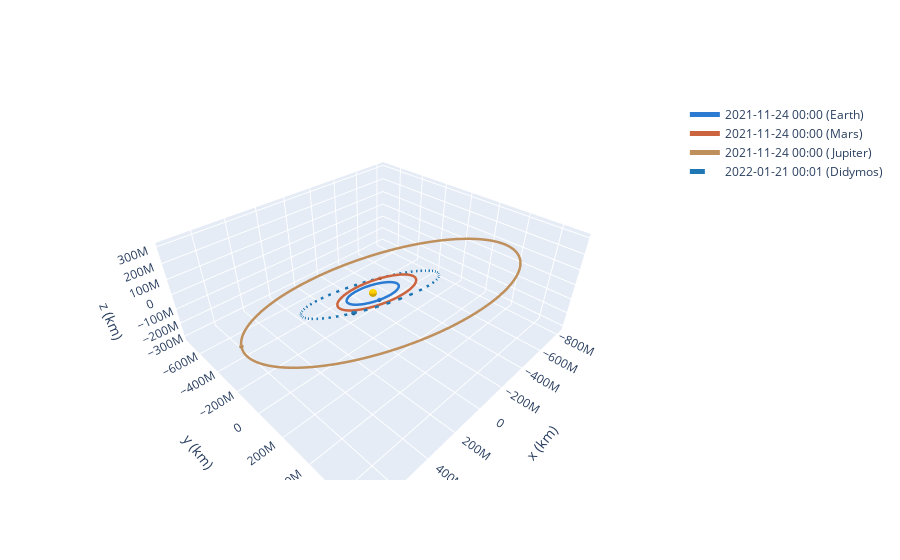

The notebook cell saved with this chart:
### Code cell
frame = OrbitPlotter3D()

#惑星を描写
frame.plot_body_orbit(Earth, EPOCH, label="Earth")
frame.plot_body_orbit(Mars, EPOCH,label="Mars")
frame.plot_body_orbit(Jupiter, EPOCH, label="Jupiter")
frame.plot(didymos_orbit, label="Didymos")

### Figure 1 — Plotly figure (JSON) as saved in the notebook; plotly's stock layout.template omitted (floating-point values rounded to 4 significant figures; data arrays with more than 128 entries replaced by an {"elided": "..."} marker saying what was removed)
{"data": [{"cauto": false, "cmax": 1, "cmin": 1, "colorscale": [[0, "#ffcc00"], [1, "#ffcc00"]], "name": "Sun", "showscale": false, "type": "surface", "x": {"elided": "20x20 float values"}, "y": {"elided": "20x20 float values"}, "z": {"elided": "20x20 float values"}}, {"line": {"color": "#2a7bd1", "dash": "solid", "width": 5}, "mode": "lines", "name": "2021-11-24 00:00 (Earth)", "type": "scatter3d", "x": {"elided": "150 float values"}, "y": {"elided": "150 float values"}, "z": {"elided": "150 float values"}}, {"cauto": false, "cmax": 1, "cmin": 1, "colorscale": [[0, "#2a7bd1"], [1, "#2a7bd1"]], "name": "2021-11-24 00:00 (Earth)", "showscale": false, "type": "surface", "x": {"elided": "20x20 float values"}, "y": {"elided": "20x20 float values"}, "z": {"elided": "20x20 float values"}}, {"cauto": false, "cmax": 1, "cmin": 1, "colorscale": [[0, "#ffcc00"], [1, "#ffcc00"]], "name": "Sun", "showscale": false, "type": "surface", "x": {"elided": "20x20 float values"}, "y": {"elided": "20x20 float values"}, "z": {"elided": "20x20 float values"}}, {"cauto": false, "cmax": 1, "cmin": 1, "colorscale": [[0, "#ffcc00"], [1, "#ffcc00"]], "name": "Sun", "showscale": false, "type": "surface", "x": {"elided": "20x20 float values"}, "y": {"elided": "20x20 float values"}, "z": {"elided": "20x20 float values"}}, {"line": {"color": "#cc653f", "dash": "solid", "width": 5}, "mode": "lines", "name": "2021-11-24 00:00 (Mars)", "type": "scatter3d", "x": {"elided": "150 float values"}, "y": {"elided": "150 float values"}, "z": {"elided": "150 float values"}}, {"cauto": false, "cmax": 1, "cmin": 1, "colorscale": [[0, "#cc653f"], [1, "#cc653f"]], "name": "2021-11-24 00:00 (Mars)", "showscale": false, "type": "surface", "x": {"elided": "20x20 float values"}, "y": {"elided": "20x20 float values"}, "z": {"elided": "20x20 float values"}}, {"cauto": false, "cmax": 1, "cmin": 1, "colorscale": [[0, "#ffcc00"], [1, "#ffcc00"]], "name": "Sun", "showscale": false, "type": "surface", "x": {"elided": "20x20 float values"}, "y": {"elided": "20x20 float values"}, "z": {"elided": "20x20 float values"}}, {"cauto": false, "cmax": 1, "cmin": 1, "colorscale": [[0, "#ffcc00"], [1, "#ffcc00"]], "name": "Sun", "showscale": false, "type": "surface", "x": {"elided": "20x20 float values"}, "y": {"elided": "20x20 float values"}, "z": {"elided": "20x20 float values"}}, {"line": {"color": "#bf8f5c", "dash": "solid", "width": 5}, "mode": "lines", "name": "2021-11-24 00:00 (Jupiter)", "type": "scatter3d", "x": {"elided": "150 float values"}, "y": {"elided": "150 float values"}, "z": {"elided": "150 float values"}}, {"cauto": false, "cmax": 1, "cmin": 1, "colorscale": [[0, "#bf8f5c"], [1, "#bf8f5c"]], "name": "2021-11-24 00:00 (Jupiter)", "showscale": false, "type": "surface", "x": {"elided": "20x20 float values"}, "y": {"elided": "20x20 float values"}, "z": {"elided": "20x20 float values"}}, {"cauto": false, "cmax": 1, "cmin": 1, "colorscale": [[0, "#ffcc00"], [1, "#ffcc00"]], "name": "Sun", "showscale": false, "type": "surface", "x": {"elided": "20x20 float values"}, "y": {"elided": "20x20 float values"}, "z": {"elided": "20x20 float values"}}, {"cauto": false, "cmax": 1, "cmin": 1, "colorscale": [[0, "#ffcc00"], [1, "#ffcc00"]], "name": "Sun", "showscale": false, "type": "surface", "x": {"elided": "20x20 float values"}, "y": {"elided": "20x20 float values"}, "z": {"elided": "20x20 float values"}}, {"line": {"color": "rgb(31, 119, 180)", "dash": "dash", "width": 5}, "mode": "lines", "name": "2022-01-21 00:01 (Didymos)", "type": "scatter3d", "x": {"elided": "150 float values"}, "y": {"elided": "150 float values"}, "z": {"elided": "150 float values"}}, {"cauto": false, "cmax": 1, "cmin": 1, "colorscale": [[0, "rgb(31, 119, 180)"], [1, "rgb(31, 119, 180)"]], "name": "2022-01-21 00:01 (Didymos)", "showscale": false, "type": "surface", "x": {"elided": "20x20 float values"}, "y": {"elided": "20x20 float values"}, "z": {"elided": "20x20 float values"}}, {"cauto": false, "cmax": 1, "cmin": 1, "colorscale": [[0, "#ffcc00"], [1, "#ffcc00"]], "name": "Sun", "showscale": false, "type": "surface", "x": {"elided": "20x20 float values"}, "y": {"elided": "20x20 float values"}, "z": {"elided": "20x20 float values"}}], "layout": {"autosize": true, "scene": {"aspectmode": "data", "xaxis": {"title": {"text": "x (km)"}}, "yaxis": {"title": {"text": "y (km)"}}, "zaxis": {"title": {"text": "z (km)"}}}}}
